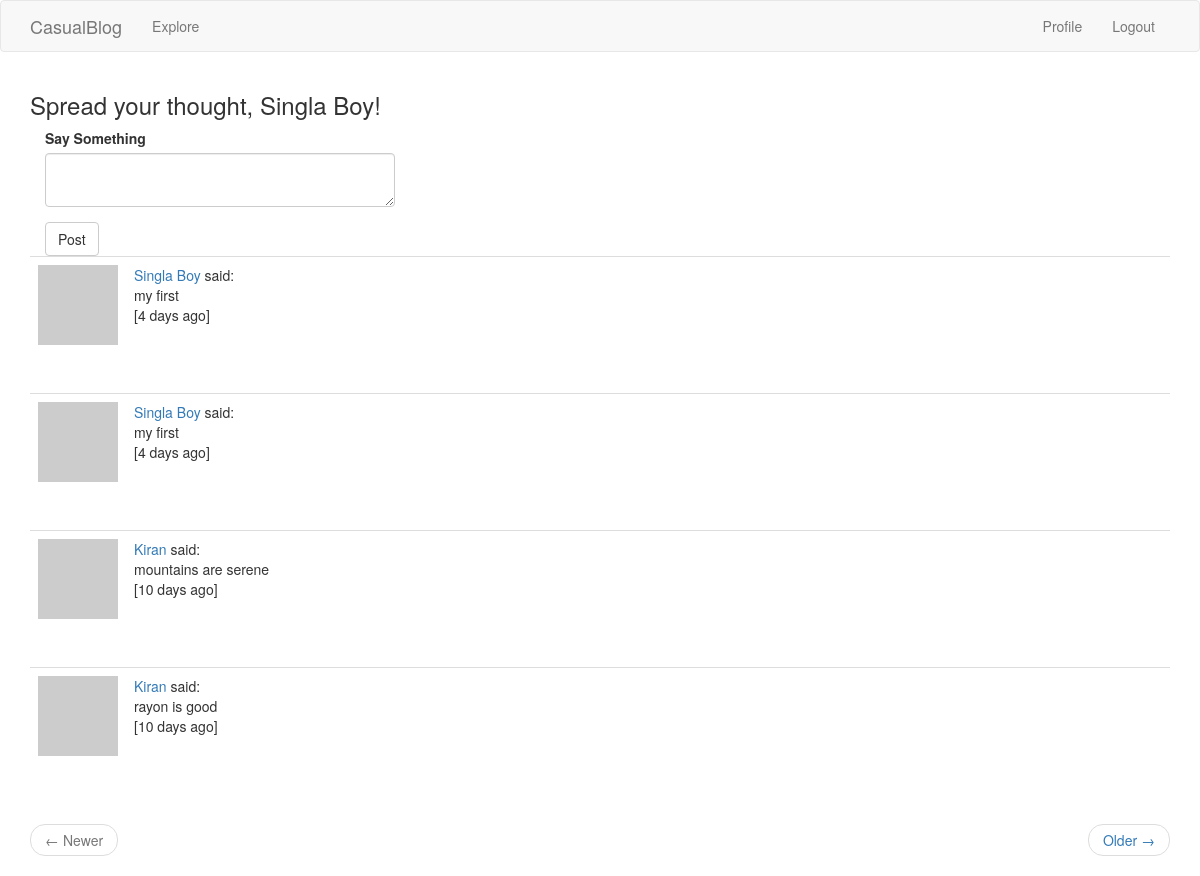
Page /index/explore (signed in) on the committed database.
### app/models.py (models this page shows, shortened)
class User(UserMixin, db.Model):
	id = db.Column(db.Integer, primary_key = True)
	username = db.Column(db.String(32), index = True, unique = True)
	email = db.Column(db.String(64), unique=True)
	password_hash = db.Column(db.String(128))
	about_me = db.Column(db.String(256))
	last_seen = db.Column(db.DateTime, default=datetime.utcnow)
	blogs = db.relationship('Blog', backref='author', lazy='dynamic')
	followed = db.relationship(
				'User', secondary=followers,
				 primaryjoin=(followers.c.follower_id == id),
				 secondaryjoin=(followers.c.followed_id == id),
				 backref=db.backref('followers', lazy='dynamic'),
				 lazy='dynamic')
	def avatar(self, size):
		digest = md5(self.email.lower().encode('utf-8')).hexdigest()
		return 'https://www.gravatar.com/avatar/{}?d=identicon&s={}'.format(digest, size)

class Blog(db.Model):
	id = db.Column(db.Integer, primary_key = True)
	title = db.Column(db.String(128), unique=True)
	time_stamp = db.Column(db.DateTime, index=True, default=datetime.utcnow)
	body = db.Column(db.String(512))
	user_id = db.Column(db.Integer, db.ForeignKey('user.id'))
	language = db.Column(db.String(5))

### app/routes.py (the view, shortened to what this page needs)
@app.route('/index/explore', methods=['GET','POST'])
@login_required
def explore():
	form = BlogForm()
	page  = request.args.get('page', 1, type=int)
	posts = Blog.query.order_by(Blog.time_stamp.desc()).paginate(page, app.config['POST_PER_PAGE'], False)
	next_url = url_for('explore', page=posts.next_num) if posts.has_next else None
	prev_url = url_for('explore', page=posts.prev_num) if posts.has_prev else None
	return render_template('explore.html', title='TP-Blogs', posts=posts.items, next_url=next_url, prev_url=prev_url,\
							form = form)

### app/forms.py
class BlogForm(FlaskForm):
	content = TextAreaField('Say Something', validators=[DataRequired(), Length(min=0, max=512)])
	submit = SubmitField('Post')

### app/models.py (called while the page is built)
@login.user_loader
def load_user(id):
	return User.query.get(int(id))

### app/routes.py (called while the page is built)
@app.before_request
def before_request():
	if current_user.is_authenticated:
		current_user.last_seen = datetime.utcnow()
		db.session.commit()

### app/templates/explore.html
{%extends "base.html"%}
{% import 'bootstrap/wtf.html' as wtf%}
{%block app_content%}
	{%if not current_user.is_anonymous%}
	<h3>Spread your thought, {{current_user.username.title()}}!</h3>
	<div classs='row'>
		<div class='col-md-4'>
			{{wtf.quick_form(form)}}
		</div>
	{%endif%}
	<br>
	{% for post in posts %}
		{% include 'user_blog.html' %}
	{% endfor %}
	<nav aria-label='...'>
		<ul class='pager'>
			<li class='previous{% if not prev_url %} disabled {% endif %}'>
			<a href="{{prev_url or '#'}}">
			<span aria-hidden="true">&larr;</span> Newer
			</a>
			</li>
			<li class='next{% if not next_url %} disabled {% endif %}'>
			<a href="{{next_url or '#'}}">
			Older <span aria-hidden='true'>&rarr;</span>
			</a>
			</li>
		</ul>
	</nav>
{%endblock%}

### app/templates/user_blog.html (shortened to what this page needs)
<table class='table table-hover'>
	<tr valign='top'>
		<td width='50px'>
		<a href="{{url_for('user', username=post.author.username)}}">
			<img src='{{post.author.avatar(50)}}'/>
		</a>
		</td>
		<td>
			{{ user_link }} said:<br>
			<span>{{post.body}}</span><br>
			[{{moment(post.time_stamp).fromNow()}}]
		</td>
	</tr>
</table>
<br>

### rows in the picture
User: username "Singla Boy"
Blog: user_link "Singla Boy", body "my first", time_stamp "4 days ago"
Blog: user_link "Singla Boy", body "my first", time_stamp "4 days ago"
Blog: user_link "Kiran", body "mountains are serene", time_stamp "10 days ago"
Blog: user_link "Kiran", body "rayon is good", time_stamp "10 days ago"
